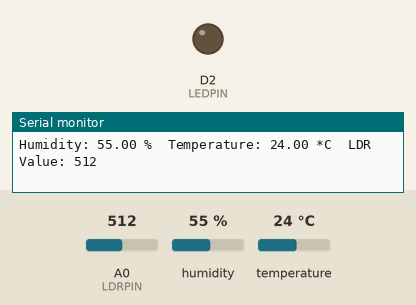
A sketch run on a simulated ESP8266 (NodeMCU). On the bench: output pins drawn as LEDs (lit = HIGH), the last lines printed to the serial monitor. The test bench sets the inputs (shaded band); at power-on: A0 (LDRPIN) = 512, humidity 55 %, temperature 24 °C.

Above: at 2.8 s.
2.9 s: A0 (LDRPIN) set to 988
5.6 s: A0 (LDRPIN) set to 1017
At 7.2 s:
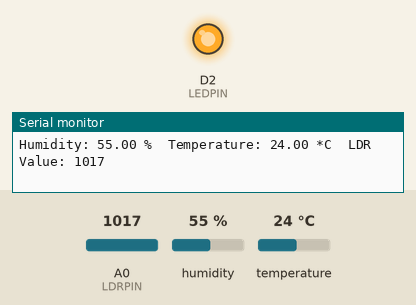
8.3 s: A0 (LDRPIN) set to 990
At 10.8 s:
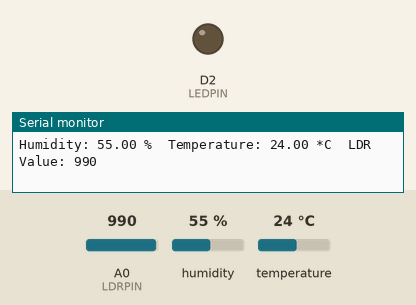
11.6 s: A0 (LDRPIN) set to 1010
At 13.2 s:
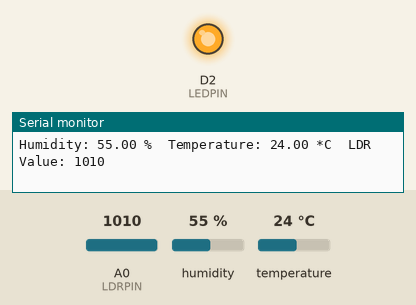
Timing chart, 0 to 14.7 s (numbered marks = the images above; inputs shaded):
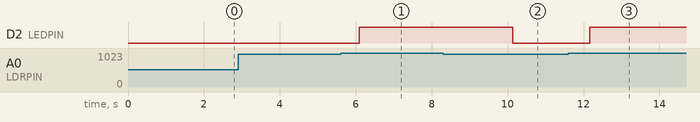

The sketch:

dht11_ldr.ino
```cpp
  #include <DHT.h>
#include <ESP8266WiFi.h>

#define DHTPIN D4       // DHT11 data pin connected to D4 (GPIO2)
#define DHTTYPE DHT11   // DHT 11
#define LEDPIN D2       // LED pin connected to D2 (GPIO4)
#define LDRPIN A0       // LDR pin connected to A0 (analog pin)

DHT dht(DHTPIN, DHTTYPE);

void setup() {
  Serial.begin(115200);
  dht.begin();
  pinMode(LEDPIN, OUTPUT);
  digitalWrite(LEDPIN, LOW); // Ensure LED is off initially
}

void loop() {
  // Read temperature and humidity from DHT11
  float h = dht.readHumidity();
  float t = dht.readTemperature();

  // Read light intensity from LDR
  int ldrValue = analogRead(LDRPIN);

  // Print sensor readings to Serial Monitor
  Serial.print("Humidity: ");
  Serial.print(h);
  Serial.print(" %\t");
  Serial.print("Temperature: ");
  Serial.print(t);
  Serial.print(" *C\t");
  Serial.print("LDR Value: ");
  Serial.println(ldrValue);

  // Control LED based on LDR value (adjust threshold as needed)
  if (ldrValue >1000) { // Example threshold for darkness
    digitalWrite(LEDPIN, HIGH); // Turn on LED
  } else {
    digitalWrite(LEDPIN, LOW); // Turn off LED
  }

  // Add a delay to avoid flooding the Serial Monitor
  delay(2000);
}
```

Measured:
- the behaviour switches between 1000 and 1001 on A0 (LDRPIN) (found by bisection; images 0 and 1)
- after the input at 5.6 s, D2 (LEDPIN): LOW → HIGH after 0.49 s
- after the input at 8.3 s, D2 (LEDPIN): HIGH → LOW after 1.8 s
- after the input at 11.6 s, D2 (LEDPIN): LOW → HIGH after 0.57 s
